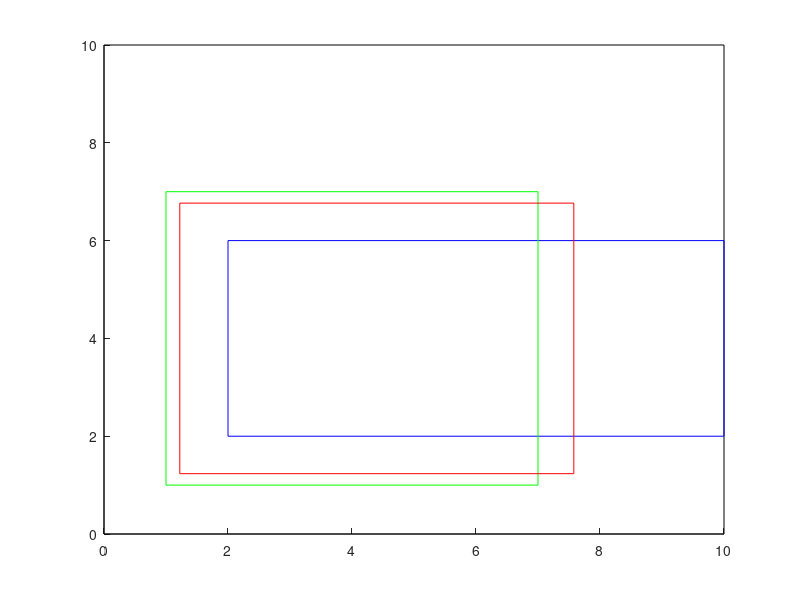

Write the MATLAB code that produced this figure.
close all
rectangle('Position',[0 0 10 10])
%BBox_target
x = 3;
y = 3;
w = 2;
h = 2;

x = 6;
y = 4;
w = 8;
h = 4;
rectangle('Position',[x-w/2 y-h/2 w h], 'EdgeColor', 'b')


%BBox_predict
xp = 4;
yp = 4;
wp = 6;
hp = 6;
rectangle('Position',[xp-wp/2 yp-hp/2 wp hp], 'EdgeColor', 'g')


%% NOTE
% They use the difference (pred_bbx, anchor)
% and also the difference (ground_bbx, anchor)
%%
t_xp = (xp-xp)/wp;
t_x = (x-xp)/wp;
t_yp = (yp-yp)/hp;
t_y = (y-yp)/hp;
t_wp = log(wp/wp);
t_w = log(w/wp);
t_hp = log(hp/hp);
t_h = log(h/hp);
pred_t = [t_xp, t_yp, t_wp, t_hp];
%%
for k = 1
    ls = [pred_t(1)-t_x, pred_t(2)-t_y, pred_t(3)-t_w, pred_t(4)-t_h];
    for i = 1:4
        if abs(ls(i)) < 1
            dif = 2*ls(i);
        else
            if ls(i) > 0
                dif = ls(i)/abs(ls(i));
            else
                dif = 0;
            end
        end
        pred_t(i) = pred_t(i) -0.1*dif;
    end
    pred_x = pred_t(1)*wp+xp;
    pred_y = pred_t(2)*hp+yp;
    pred_w = exp(pred_t(3))*wp;
    pred_h = exp(pred_t(4))*hp;
    [pred_x, pred_y, pred_w, pred_h]
    rectangle('Position',[pred_x-pred_w/2 pred_y-pred_h/2 pred_w pred_h], 'EdgeColor', 'r')
    
end

%%
dif = 0;
for k = 1:5
    ls = t_xp-t_x
    if abs(ls) < 1
        dif = 2*ls;
    else
        if ls >0
            dif = ls/abs(ls);
        else
            dif = 0;
        end
    end
    t_xp = t_xp - 0.1*dif
    t_x = t_x
    predicted_x = t_xp*wp+xp
end

